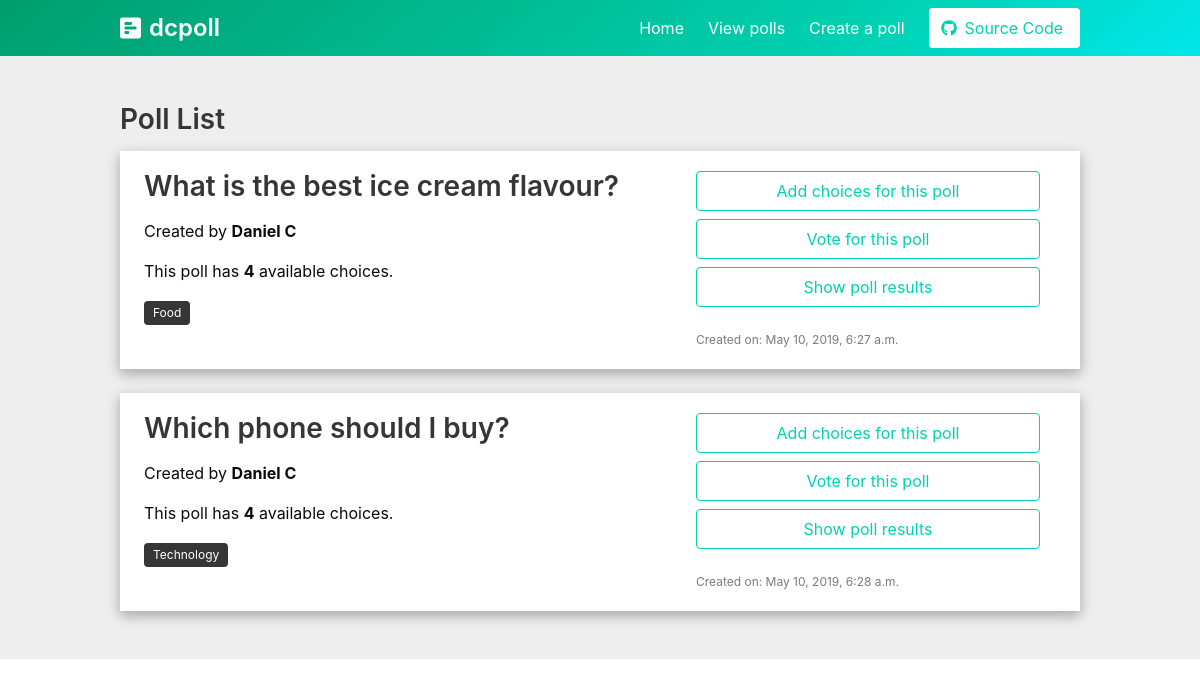
Before: /polls/list/ with the older database file.
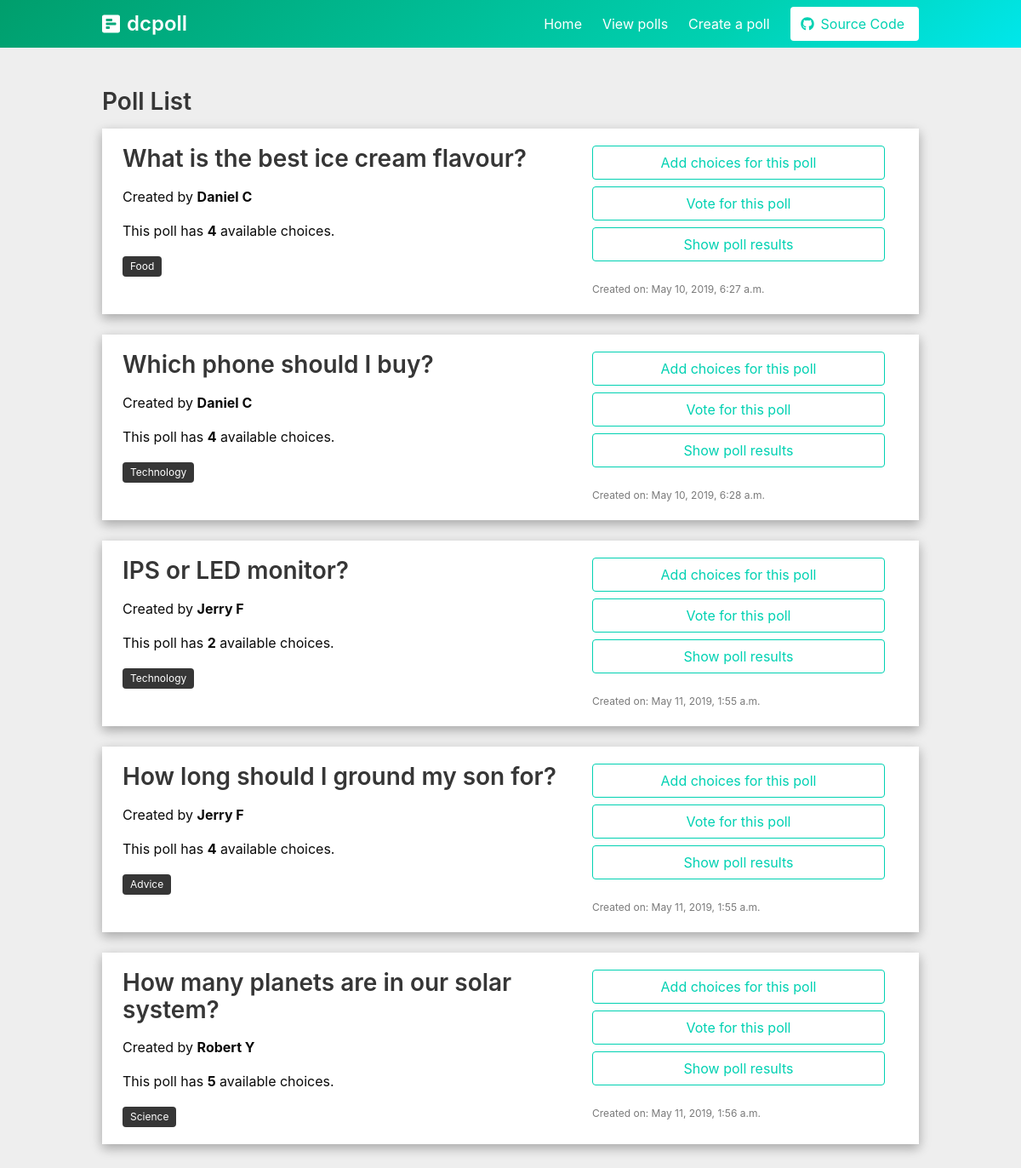
After: the same page with the newer database file.
### polls/models.py (models this page shows, shortened)
class Question(models.Model):
    question_text = models.CharField(max_length=200)
    category = models.CharField(max_length=3,
                                choices=choices,
                                default='Other')
    author = models.CharField(max_length=60, default='Anonymous')
    pub_date = models.DateTimeField(auto_now=True)

### polls/views.py (the view)
# urls.py: path('polls/list/', polls_questions_list, name='polls-list'),
def polls_questions_list(request):
    questions_list = Question.objects.all()
    paginator = Paginator(questions_list, 8)
    page = request.GET.get('page')
    data = paginator.get_page(page)
    context = {'title': 'Polls List Page',
               'data':data}
    return render(request, 'questions-list.html', context)

### templates/questions-list.html (shortened to what this page needs)
{% extends 'base.html' %}
{% block content %}
<section class="hero is-primary is-bold">
	{% include 'navbar.html' %}
</section>
<section class="section" style="background-color: #eee;">
	<section class="container">
		<section class="content">
			<h2>Poll List</h2>
			{% for q in data %}
				<div class="notification is-white" style="border-radius: 0; box-shadow:0 5px 11px 0 rgba(0,0,0,.18),0 4px 15px 0 rgba(0,0,0,.15)!important;">
					<div class="columns">
						<div class="column">
							<h2>{{ q.question_text }}</h2>
							<p>Created by <strong>{{ q.author }}</strong></p>
							<p>This poll has <strong>{{ q.choice_set.all.count }}</strong> available choices.</p>
						<p><span class="tag is-dark">{{ q.category }}</p>
					</div>
						<div class="column is-two-fifths">
							<div class="buttons">
								<a class="button is-primary is-outlined is-fullwidth" href="{% url 'polls-create-choice' q.id  %}">Add choices for this poll</a>
								<a class="button is-primary is-outlined is-fullwidth" href="{% url 'polls-vote' q.id  %}">Vote for this poll</a>
								<a class="button is-primary is-outlined is-fullwidth" href="{% url 'polls-results' q.id  %}">Show poll results</a>
							</div>
							<p class="has-text-grey help">Created on: {{ q.pub_date }}</p>
						</div>
					</div>
				</div>
			{% endfor %}
		</section>
	</section>
</section>
{% endblock %}

### templates/base.html (shortened to what this page needs)
<!DOCTYPE html>
<html>
  <head>
    <link rel="stylesheet" href="https://cdnjs.cloudflare.com/ajax/libs/bulma/0.7.4/css/bulma.min.css">
  </head>
  <body>
  {% block content %}
  {% endblock %}
  </body>
</html>

### templates/navbar.html (shortened to what this page needs)
<nav class="navbar">
      <div class="container">
        <div class="navbar-brand">
          <a style="font-size: 1.5rem;" class="navbar-item has-text-weight-semibold" href="{% url 'polls-index' %}">
            <i class="fas fa-poll-h"></i><span style="margin-left: .5rem;">dcpoll</span>
          </a>
        </div>
        <div id="navbarMenuHeroA" class="navbar-menu">
          <div class="navbar-end">
            <a href="{% url 'polls-index' %}" class="navbar-item">
              Home
            </a>
            <a href="{% url 'polls-list' %}" class="navbar-item">
              View polls
            </a>
            <a href="{% url 'polls-create-question' %}" class="navbar-item">
              Create a poll
            </a>
            <span class="navbar-item">
              <a href="https://github.com/danielc92/django-docs-tutorial.git" class="button is-primary is-inverted">
                <span class="icon">
                  <i class="fab fa-github"></i>
                </span>
                <span>Source Code</span>
              </a>
            </span>
          </div>
        </div>
      </div>
    </nav>

Changed rows visible on the page:
added Question: question_text "IPS or LED monitor?", author "Jerry F", choice_set.all.count "2", category "Technology", pub_date "May 11, 2019, 1:55 a.m."
added Question: question_text "How long should I ground my son for?", author "Jerry F", choice_set.all.count "4", category "Advice", pub_date "May 11, 2019, 1:55 a.m."
added Question: question_text "How many planets are in our solar system?", author "Robert Y", choice_set.all.count "5", category "Science", pub_date "May 11, 2019, 1:56 a.m."
